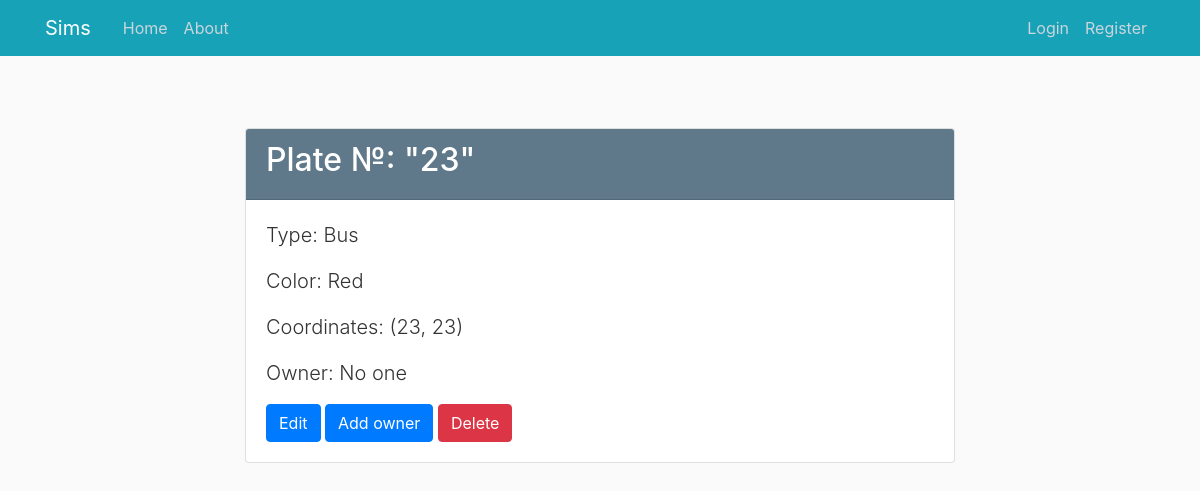
Page /vehicle/1 on the earlier database version.
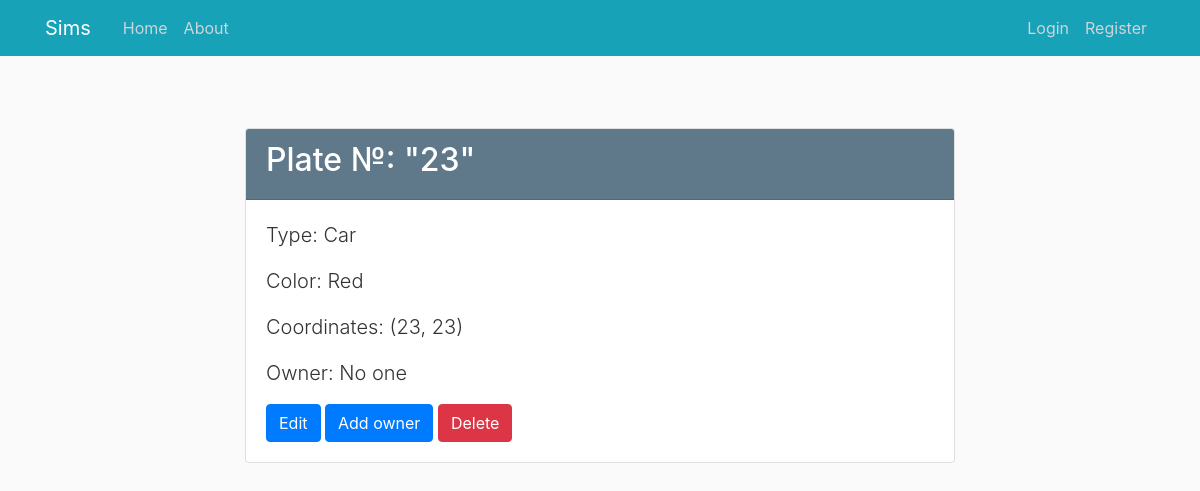
Same page on the later database version.
### sims/models.py (models this page shows, shortened)
class Vehicle(db.Model):
    id = db.Column(db.Integer, primary_key=True)
    plate = db.Column(db.String(30), nullable=False)
    type = db.Column(db.Enum(VehicleType), nullable=False)
    color = db.Column(db.Enum(Color), nullable=False)
    x_coordinate = db.Column(db.Integer, nullable=False, default=0)
    y_coordinate = db.Column(db.Integer, nullable=False, default=0)
    human_id = db.Column(db.Integer, db.ForeignKey('human.id'))

### sims/vehicles/routes.py (the view)
@vehicles.route("/vehicle/<int:vehicle_id>")
def vehicle(vehicle_id):
    vehicle = Vehicle.query.get_or_404(vehicle_id)
    human = Human.query.get(vehicle.human_id)
    return render_template('vehicles/vehicle.html', vehicle=vehicle, human=human)

### sims/templates/vehicles/vehicle.html (shortened to what this page needs)
{% extends "layout.html" %}
{% block content %}
    <div class="container mt-5">
        <div class="row justify-content-center">
            <div class="col-md-8">
                <div class="card">
                    <div class="card-header bg-steel text-white">
                        <h2 class="text-white">Plate №: "{{ vehicle.plate }}"</h2>
                    </div>
                    <div class="card-body">
                        <p class="lead">Type: {{ vehicle.type.value }}</p>
                        <p class="lead">Color: {{ vehicle.color.value }}</p>
                        <p class="lead">Coordinates: ({{ vehicle.x_coordinate }}, {{ vehicle.y_coordinate }})</p>
                        {% if human %}
                            <p class="lead">Owner: {{ human.name }}</p>
                        {% else %}
                            <p class="lead">Owner: No one</p>
                        {% endif %}
                        <div class="mt-3">
                            <a href="{{ url_for('vehicles.update_vehicle', vehicle_id=vehicle.id) }}" class="btn btn-primary">Edit</a>
                            <a href="{{ url_for('humans.humans_vehicle', vehicle_id=vehicle.id) }}"
                               class="btn btn-primary">Add owner</a>
                            <button class="btn btn-danger" id="deleteBtn" data-toggle="modal"
                                    data-target="#deleteModal">Delete
                            </button>
                        </div>
                    </div>
                </div>
            </div>
        </div>
    </div>
{% endblock content %}

### sims/templates/layout.html (shortened to what this page needs)
<!DOCTYPE html>
<html>
<head>
    <link rel="stylesheet" href="https://maxcdn.bootstrapcdn.com/bootstrap/4.0.0/css/bootstrap.min.css"
>
    <link rel="stylesheet" type="text/css" href="{{ url_for('static', filename='main.css') }}">
</head>
<body>
<header class="site-header">
    <nav class="navbar navbar-expand-md navbar-dark bg-info fixed-top">
        <div class="container">
            <a class="navbar-brand mr-4" href="/">Sims</a>
            <div class="collapse navbar-collapse" id="navbarToggle">
                <div class="navbar-nav mr-auto">
                    <a class="nav-item nav-link" href="{{ url_for('main.home') }}">Home</a>
                    <a class="nav-item nav-link" href="{{ url_for('main.about') }}">About</a>
                </div>
                <div class="navbar-nav">
                    {% if current_user.is_authenticated %}
                        <a class="nav-item nav-link" href="{{ url_for('users.account') }}">Account</a>
                        <a class="nav-item nav-link" href="{{ url_for('users.logout') }}">Logout</a>
                    {% else %}
                        <a class="nav-item nav-link" href="{{ url_for('users.login') }}">Login</a>
                        <a class="nav-item nav-link" href="{{ url_for('users.register') }}">Register</a>
                    {% endif %}
                </div>
            </div>
        </div>
    </nav>
</header>
<main role="main" class="container">
    <div class="row">
        <div class="col-md-12">
            {% block content %}{% endblock %}
        </div>
    </div>
</main>
</body>
</html>

### sims/static/main.css (style rules this page uses)
body { background: #fafafa; color: #333333; margin-top: 5rem; }
h1, h2, h3, h4, h5, h6 { color: #444444; }
.bg-steel { background-color: #5f788a; }
.site-header .navbar-nav .nav-link { color: #cbd5db; }

Differences in the rows shown:
changed Vehicle "Red": type.value "Bus" → "Car"
